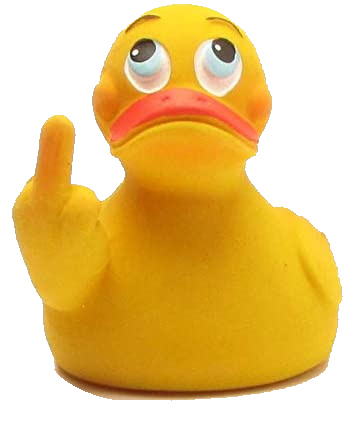
#> input picture pixelart/31tkCSZqN3L_2.png, 355 x 430 px, found by its file name
$ python __init__.py
#> lines starting #> are read from the running program, lines starting #| are printed output that depends on the picture

from __future__ import annotations

import numpy as np
import cv2

from dataclasses import dataclass, field
from uuid import uuid4
from PIL import Image
from pyxelate import Pyx, Pal

class BlockEnum:
	Tile = 14

# 14,0,0,0,0,255+0+0???
@dataclass
class Block:
	uid : str = field( default_factory=lambda : uuid4().hex) # only used in python to make connections easier
	blockid : int = -1

	x : int = 0
	y : int = 0
	z : int = 0

	properties : list = field( default_factory=list )
	active : bool = False

	inputs : list[str] = field( default_factory=list )
	outputs : list[str] = field( default_factory=list )

# [35 lines of commented-out code are left out]

class SaveFile:
	blocks : list[Block]
	uids : list[str]
	mapped : dict[str, Block]

	def __init__( self ) -> SaveFile:
		self.blocks = list()
		self.uids = list()
		self.mapped = dict()

	def append_blocks( self, blocks : list[Block] ) -> None:
		for block in blocks:
			if block.uid in self.uids:
				continue
			self.blocks.append( block )
			self.uids.append( block.uid )
			self.mapped[block.uid] = block

	def remove_blocks_by_uid( self, unique_ids : list[str] ) -> None:
		for uid in unique_ids:
			if not (uid in self.uids):
				continue
			block = self.mapped.get(uid)
			self.blocks.remove(block)
			self.uids.remove(uid)
			self.mapped.pop(uid)

	def remove_blocks( self, blocks : list[Block] ) -> None:
		self.remove_blocks_by_uid([ block.uid for block in blocks ])

	def get_block_by_uid( self, uid : str ) -> Block | None:
		if not uid in self.uids:
			return None
		return self.mapped.get( uid )

	def get_blocks_by_uids( self, uids : list[str] ) -> list[Block]:
		blocks : list[Block] = list()
		for uid in uids:
			if not (uid in self.uids):
				continue
			blocks.append( self.mapped.get(uid) )
		return blocks

	def to_save_format( self ) -> str:
		invidual_blocks : list[str] = []
		for block in self.blocks:
			props : str = "+".join([str(item) for item in block.properties])
			invidual_blocks.append(f'{block.blockid},{block.active and 1 or 0},{block.x},{block.y},{block.z},{ props }')
		return ";".join( invidual_blocks ) + "???"

	# def load_save_format( self, save : str ) -> None:
	# 	raise NotImplementedError

class ImageEditor:

	@staticmethod
	def to_cv2( img : Image.Image ) -> np.ndarray:
		return cv2.cvtColor( np.array(img.convert('RGB')), cv2.COLOR_RGB2BGR )

	@staticmethod
	def to_PIL( img : np.ndarray, mode : str = 'RGB' ) -> Image.Image:
		return Image.fromarray( cv2.cvtColor(img, cv2.COLOR_BGR2RGB), mode=mode )

class SaveGenerators:

	@staticmethod
	def convert_image_to_savefile( image : Image.Image ) -> str:
		image = image.convert('RGB')
		image.save('pixelart/test.jpg')

		pixels = np.array(image)
		print( len(pixels), len(pixels[0]) )

		pixel_blocks : list[Block] = []
		for y in range(len(pixels)):
			for x in range(len(pixels[0])):
				block = Block(blockid=BlockEnum.Tile, x=x, y=len(pixels)-y-1, z=0, properties=pixels[y][x][:3])
				pixel_blocks.append( block )

		savefile = SaveFile()
		savefile.append_blocks( pixel_blocks )
		return savefile.to_save_format()

	@staticmethod
	def create_pixel_art_simple( image : Image.Image, grid_size : int = 64, ) -> str:
		image.thumbnail((grid_size, grid_size), Image.BILINEAR)
		return SaveGenerators.convert_image_to_savefile( image )

	@staticmethod
	def create_pixel_art_advanced(
		image : Image.Image,
		factor : int = 8,
		pallete : int | list = 256,
		dither : str = 'none',
		max_dims : tuple[int, int] = (256, 256)
	) -> str:
		image.thumbnail(max_dims, Image.BILINEAR)
		pixels = ImageEditor.to_cv2( image )
		pixels = Pyx(factor=factor, palette=pallete, dither=dither).fit_transform(pixels)
		return SaveGenerators.convert_image_to_savefile( Image.fromarray(pixels) )

source : Image.Image = Image.open('pixelart/31tkCSZqN3L_2.png')
#> source is the input picture: PIL image 355x430 RGBA; mean R, G, B, A 125.5, 90.4, 18.6, 147.2
save : str = SaveGenerators.create_pixel_art_simple( source, grid_size=32 )
#> in create_pixel_art_simple, `image.thumbnail((grid_size, grid_size), Image.BILINEAR)`:
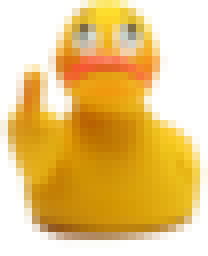
#> image: PIL image 26x32 RGBA (shown 8 times larger); mean R, G, B, A 154, 113.5, 29.2, 147.4; transparent parts drawn white
#> in convert_image_to_savefile, `image = image.convert('RGB')`:
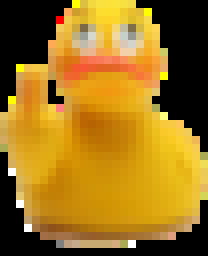
#> image: PIL image 26x32 RGB (shown 8 times larger); mean R, G, B 154, 113.5, 29.2
#| 32 26
#> the loop in convert_image_to_savefile, `for y in range(len(pixels)):` made 32 passes
#> after the loop in convert_image_to_savefile, `for y in range(len(pixels)):`: pixel_blocks = 832 items
#> after the loop in to_save_format, `for block in self.blocks:`: invidual_blocks = 832 items, first 6: '14,0,0,31,0,0+0+0', '14,0,1,31,0,0+0+0', '14,0,2,31,0,0+0+0', '14,0,3,31,0,0+0+0', '14,0,4,31,0,0+0+0', '14,0,5,31,0,0+0+0'
# save : str = SaveGenerators.create_pixel_art_save( source, factor=8, pallete=Pal.GAMEBOY_ORIGINAL, dither='none', max_dims=(512, 512) )
print(len(save))
#| 18080

with open('pixelart/pixel_art_save.txt', 'w') as file:
	file.write(save)
